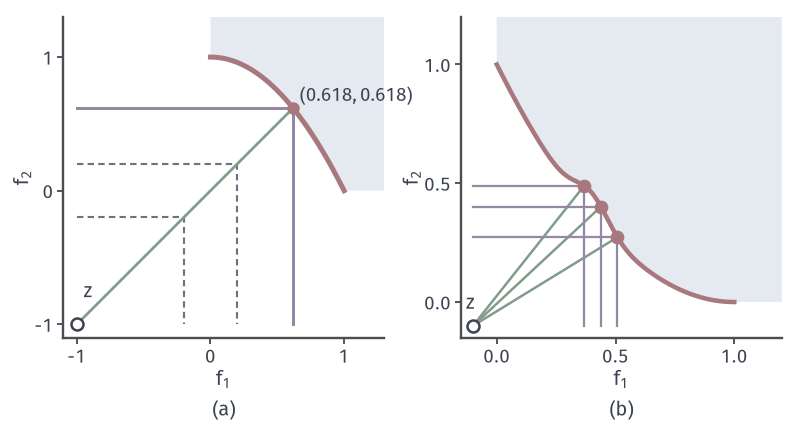

The Python source for this figure:
from pathlib import Path
import sys
sys.path.insert(0, str(Path(__file__).resolve().parents[1]/"moo-common"))
from moo_fig import *
HERE = Path(__file__).resolve().parent
# Weighted Chebyshev level sets: (a) concave front, z=(-1,-1), w=(1/2,1/2). (b) dented front, rays from z=(-0.1,-0.1).
fig, axes = figure(width_mm=112, height_mm=60, ncols=2)
panels(fig, .08, .985, .985, .18, .24)
def L(ax, z, w, lev, **kw):
    c = z+lev/np.asarray(w); ax.plot([z[0], c[0], c[0]], [c[1], c[1], z[1]], **kw)
ax = axes[0]; setup(ax, (-1.1, 1.3), (-1.1, 1.3), [-1, 0, 1], [-1, 0, 1], equal=True)
x = np.linspace(0, 1, 300); ax.fill(np.r_[x, 1, 1.3, 1.3, 0], np.r_[1-x**2, 0, 0, 1.3, 1.3], color=BLUE_FILL, lw=0, zorder=1); ax.plot(x, 1-x**2, color=RED, lw=2, zorder=3)
z = np.array([-1., -1.]); w = np.array([.5, .5]); g = (np.sqrt(5)-1)/2
for lev in (.4, .6): L(ax, z, w, lev, color=MUTED, lw=.85, ls=(0, (3, 2)), zorder=2)
L(ax, z, w, .5*(g+1), color=PURPLE, lw=1.2, zorder=4)
ax.plot([-1, g], [-1, g], color=GREEN, lw=1.1, zorder=3); hollow(ax, z, INK); dot(ax, (g, g))
ax.text(-.95, -.8, '$z$', color=INK); ax.text(g+.05, g+.05, '$(0.618,0.618)$', color=INK, fontsize=7.5)
ax = axes[1]; setup(ax, (-.15, 1.2), (-.15, 1.2), [0, .5, 1], [0, .5, 1], equal=True)
u = np.linspace(0, 1, 4001); v = bump(u); ax.fill(np.r_[u, 1, 1.2, 1.2, 0], np.r_[v, 0, 0, 1.2, 1.2], color=BLUE_FILL, lw=0, zorder=1); ax.plot(u, v, color=RED, lw=1.8, zorder=3)
z = np.array([-.1, -.1]); out = []
for ang in (.9, .75, .55):  # ratio (f2-z2)/(f1-z1)=tan(angle)
    r = np.tan(ang); i = np.argmin(abs((v-z[1])-r*(u-z[0]))); p = (u[i], v[i]); out.append(p)
    ax.plot([z[0], p[0]], [z[1], p[1]], color=GREEN, lw=1.0, zorder=2); dot(ax, p, RED, ms=5.5)
    w = 1/(np.array(p)-z); w /= w.sum()
    L(ax, z, w, w[0]*(p[0]-z[0]), color=PURPLE, lw=.9, zorder=4)
hollow(ax, z, INK); ax.text(-.1, -.04, '$z$', color=INK) if 0 else ax.text(-.13, -.03, '$z$', color=INK)
tags(fig, axes)
save(fig, HERE, 'figure', {'golden': float(g), 'dent_points': [tuple(map(float, p)) for p in out]}); print(out)
